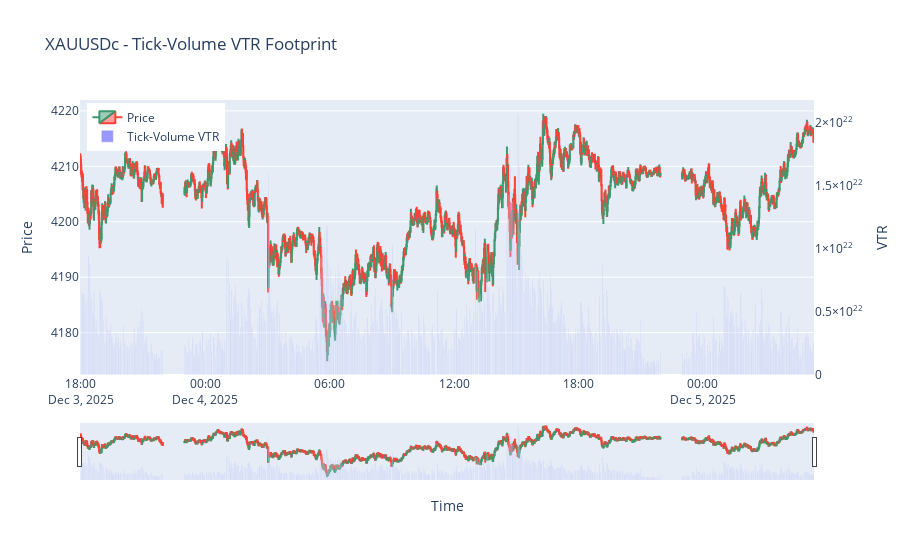

The cell this chart's notebook holds for it:
### Code cell
import MetaTrader5 as mt5
import pandas as pd
import numpy as np
import plotly.graph_objects as go
from datetime import datetime, timedelta

# -------------------------------
# 1. Initialize MT5
# -------------------------------
if not mt5.initialize():
    raise RuntimeError("MT5 initialization failed")

symbol = "XAUUSDc"
timeframe = mt5.TIMEFRAME_M1  # 1-minute bars
bars_to_fetch = 2000  # number of bars

# -------------------------------
# 2. Fetch bars from MT5
# -------------------------------
utc_from = datetime.now()
rates = mt5.copy_rates_from(symbol, timeframe, utc_from, bars_to_fetch)
mt5.shutdown()

if rates is None or len(rates) == 0:
    raise RuntimeError("No bars retrieved from MT5")

df = pd.DataFrame(rates)
df['time'] = pd.to_datetime(df['time'], unit='s')

# -------------------------------
# 3. Calculate Tick-Volume VTR
# -------------------------------
# Tick-Volume based VTR: VTR_t = V_t * |V_t - V_{t-1}|
df['VTR'] = df['tick_volume'] * df['tick_volume'].diff().abs()

# Safe fillna for pandas 3.0+
df['VTR'] = df['VTR'].fillna(0)

# -------------------------------
# 4. Plot Footprint-Style Candles
# -------------------------------
colors = ['green' if row['close'] >= row['open'] else 'red' for _, row in df.iterrows()]

fig = go.Figure()

# Candles
fig.add_trace(go.Candlestick(
    x=df['time'],
    open=df['open'],
    high=df['high'],
    low=df['low'],
    close=df['close'],
    name='Price'
))

# Overlay raw VTR as bars (footprint)
fig.add_trace(go.Bar(
    x=df['time'],
    y=df['VTR'],
    name='Tick-Volume VTR',
    marker_color='blue',
    opacity=0.4,
    yaxis='y2'
))

# Layout
fig.update_layout(
    title=f"{symbol} - Tick-Volume VTR Footprint",
    xaxis=dict(title='Time'),
    yaxis=dict(title='Price'),
    yaxis2=dict(title='VTR', overlaying='y', side='right', showgrid=False),
    legend=dict(x=0.01, y=0.99)
)

fig.show()

### Figure 1 — Plotly figure (JSON) as saved in the notebook; plotly's stock layout.template omitted (floating-point values rounded to 4 significant figures; data arrays with more than 128 entries replaced by an {"elided": "..."} marker saying what was removed)
{"data": [{"close": {"elided": "2000 float values"}, "high": {"elided": "2000 float values"}, "low": {"elided": "2000 float values"}, "name": "Price", "open": {"elided": "2000 float values"}, "type": "candlestick", "x": {"elided": "2000 str values"}}, {"marker": {"color": "blue"}, "name": "Tick-Volume VTR", "opacity": 0.4, "type": "bar", "x": {"elided": "2000 str values"}, "y": {"elided": "2000 float values"}, "yaxis": "y2"}], "layout": {"legend": {"x": 0.01, "y": 0.99}, "title": {"text": "XAUUSDc - Tick-Volume VTR Footprint"}, "xaxis": {"title": {"text": "Time"}}, "yaxis": {"title": {"text": "Price"}}, "yaxis2": {"overlaying": "y", "showgrid": false, "side": "right", "title": {"text": "VTR"}}}}
